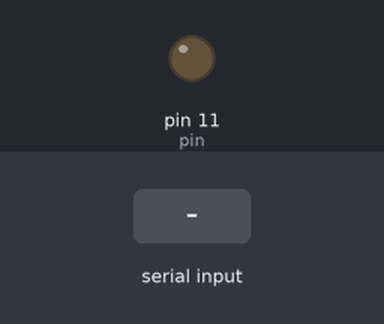
This sketch was run on a simulated Arduino Uno, built with avr-gcc and run on an emulated ATmega328P. Shown: output pins drawn as LEDs (lit = HIGH). The test bench sets the inputs (shaded band).

Above: at 1.2 s.
1.3 s: "on\n" received over Serial
At 1.8 s:
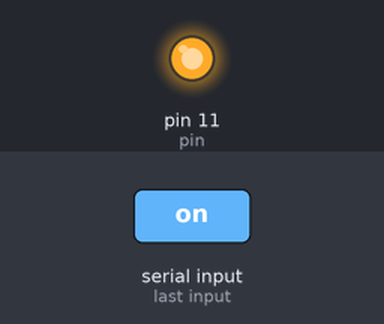
3.0 s: "off\n" received over Serial
At 4.5 s:
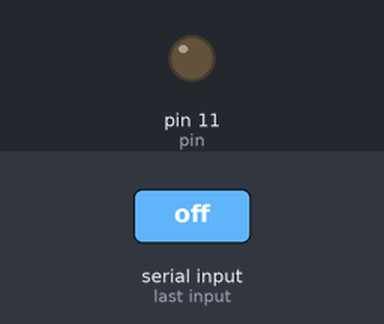
Timing chart, 0 to 6.0 s (numbered marks = the images above; inputs shaded):
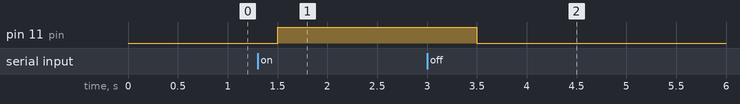

Measured:
- after the input at 1.3 s, pin 11 (pin): LOW → HIGH after 0.20 s
- after the input at 3.0 s, pin 11 (pin): HIGH → LOW after 0.50 s

The sketch:

pyserial.ino
```cpp
int pin = 11;

void setup() {
  // setup pin 13 for output
  pinMode(pin,OUTPUT);
  // init serial port
  Serial.begin(9600);
}

void loop() {
  String str;
  if (Serial.available() > 0) {
    str = Serial.readStringUntil('\n');
  }
  if(str=="on") digitalWrite(pin,HIGH);

  if(str=="off") digitalWrite(pin,LOW);

  if(str=="pause") delay(500);

  delay(500);
}
```
